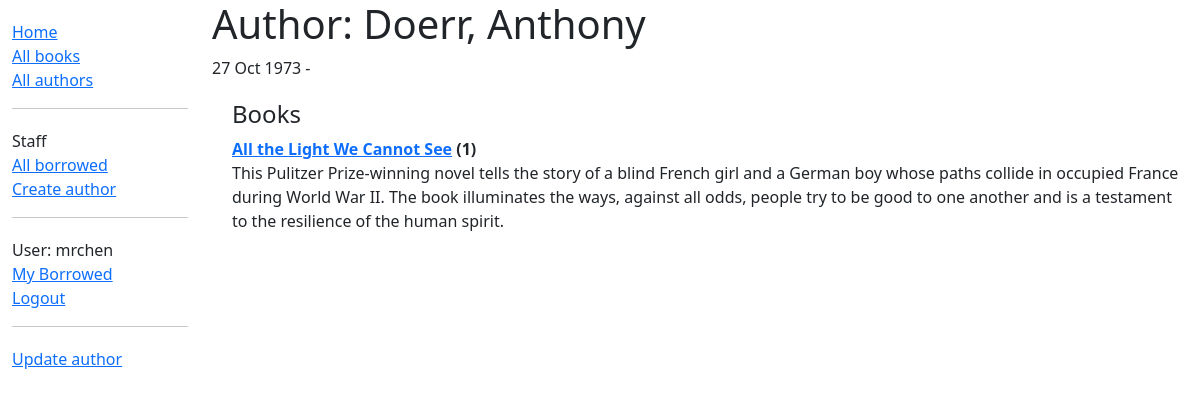
The app's page /catalog/author/2 (signed in), older data.
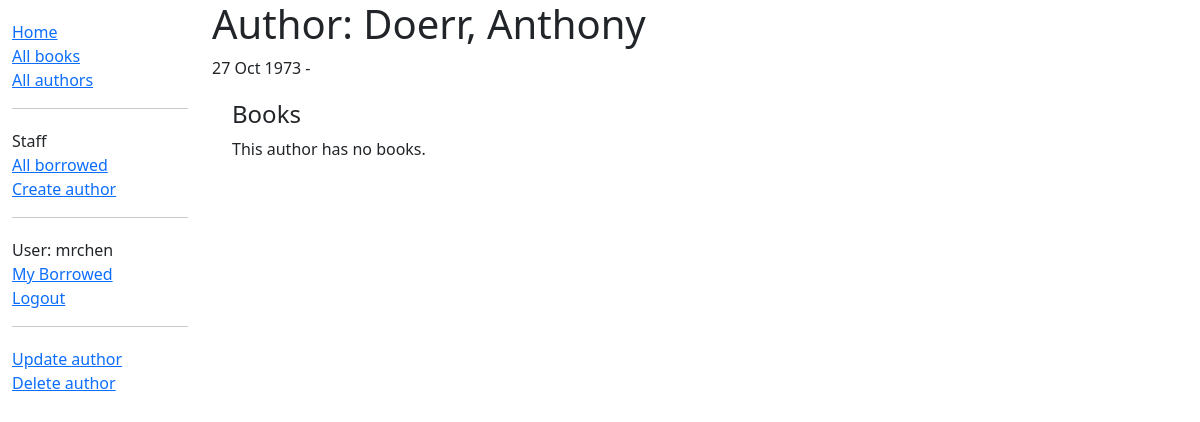
The same page, newer data.
### catalog/models.py (models this page shows, shortened)
class Book(models.Model):
    title = models.CharField(max_length=200)
    author = models.ForeignKey('Author', on_delete=models.RESTRICT, null=True)
    summary = models.TextField(
        max_length=1000, help_text="Enter a brief description of the book")
    isbn = models.CharField('ISBN', max_length=13,
                            unique=True,
                            help_text='13 Character <a href="https://www.isbn-international.org/content/what-isbn'
                                      '">ISBN number</a>')
    genre = models.ManyToManyField(
        Genre, help_text="Select a genre for this book")
    language = models.ForeignKey(
        'Language', on_delete=models.SET_NULL, null=True)
    class Meta:
        ordering = ['title', 'author']
    def display_genre(self):
        """Creates a string for the Genre. This is required to display genre in Admin."""
        return ', '.join([genre.name for genre in self.genre.all()[:3]])
    display_genre.short_description = 'Genre'
    def __str__(self):
        return self.title

### catalog/views.py (the view)
# urls.py: path('author/<int:pk>', views.AuthorDetail.as_view(), name='author-detail'),
class AuthorDetail(PermissionRequiredMixin, DetailView):
    model = Author
    permission_required = 'catalog.view_author'

### catalog/models.py (called while the page is built)
    def __str__(self):
        return f'{self.last_name}, {self.first_name}'

### catalog/templates/catalog/author_detail.html
{% extends "catalog/base_generic.html" %}
{% block content %}
    <h1>Author: {{ author }} </h1>
    <p>{{ author.date_of_birth }} - {% if author.date_of_death %}{{ author.date_of_death }}{% endif %}</p>
    <div style="margin-left:20px;margin-top:20px">
        <h4>Books</h4>
        <dl>
            {% for book in author.book_set.all %}
                <dt><a href="{% url 'book-detail' book.pk %}">{{ book }}</a> ({{ book.bookinstance_set.all.count }})
                </dt>
                <dd>{{ book.summary }}</dd>
            {% empty %}
                <p>This author has no books.</p>
            {% endfor %}
        </dl>
    </div>
{% endblock %}
{% block sidebar %}
    {{ block.super }}
    {% if perms.catalog.change_author or perms.catalog.delete_author %}
        <hr>
        <ul class="sidebar-nav">
            {% if perms.catalog.change_author %}
                <li><a href="{% url 'author-update' author.id %}">Update author</a></li>
            {% endif %}
            {% if not author.book_set.all and perms.catalog.delete_author %}
                <li><a href="{% url 'author-delete' author.id %}">Delete author</a></li>
            {% endif %}
        </ul>
    {% endif %}
{% endblock %}

Row changes from the older to the newer data that the page shows:
removed Book: title "All the Light We Cannot See", bookinstance_set.all.count "1", summary "This Pulitzer Prize-winning novel tells the story of a blind French girl and a German boy whose paths collide in occupied France during World War II. The book illuminates the ways, against all odds, people try to be good to one another and is a testament to the resilience of the human spirit."
Text that changed along with them:
text now shown: "Delete author This author has no books."
